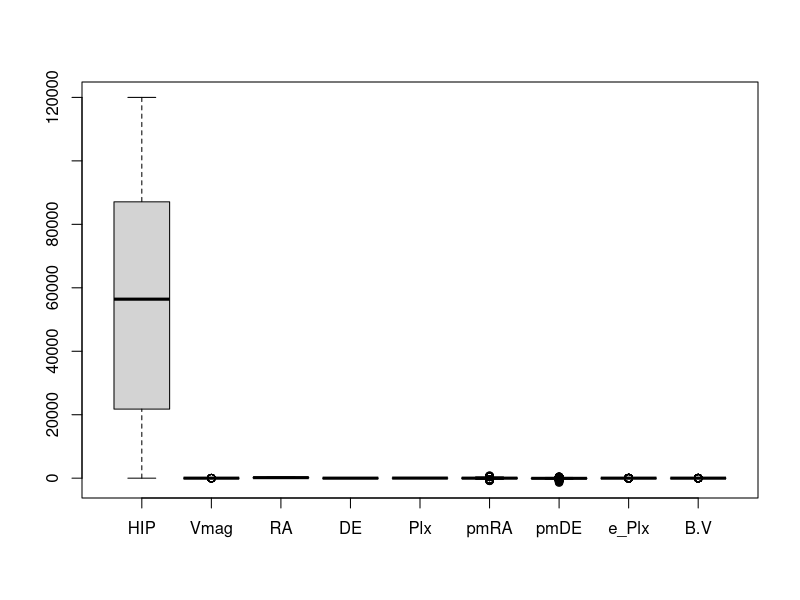
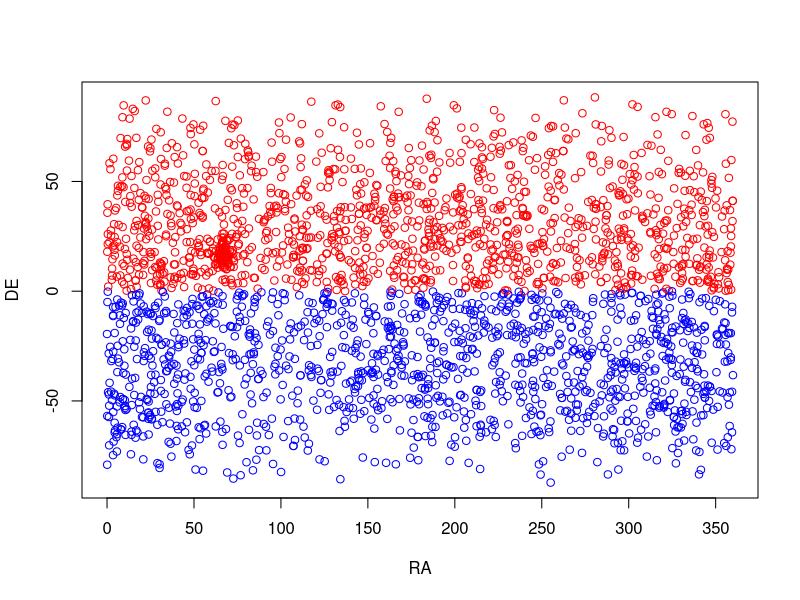
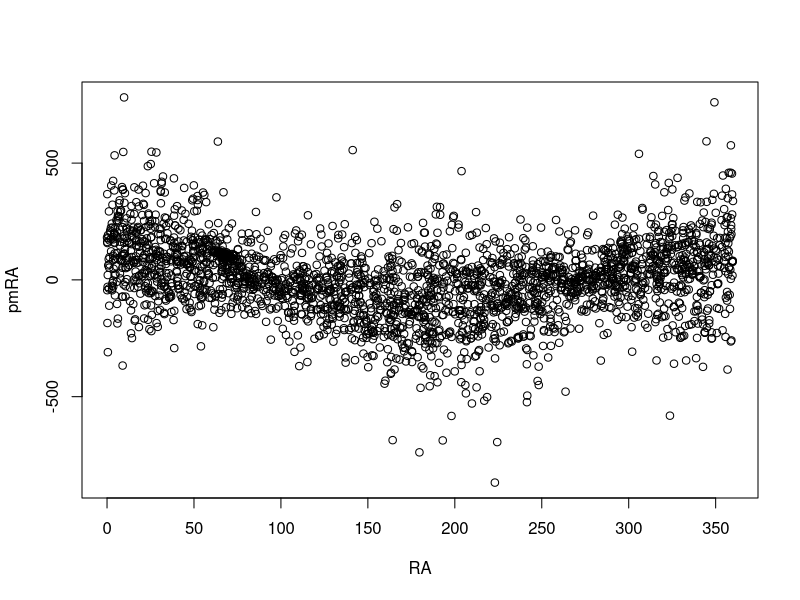
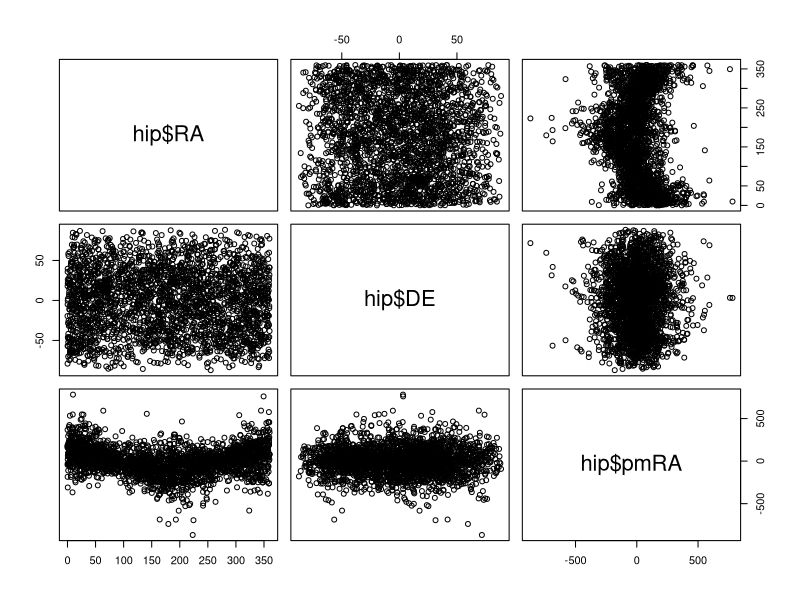

Source code (R) for these figures, in order:
## ---- chunk 1
knitr::opts_chunk$set(echo = TRUE)
## ---- chunk 2
hip  <- read.table("./HIP_star.dat", header=T,fill=T)
## ---- chunk 3
str(hip)
## ---- chunk 4
hip['RA']
## ---- chunk 5
sapply(hip,mean,na.rm=T)
sapply(hip,median,na.rm=T)
## ---- chunk 6
sapply(hip,range,na.rm=T)
## ---- chunk 7
sapply(hip['RA'],var,na.rm=T)
sapply(hip['RA'],sd,na.rm=T)
sapply(hip['RA'],mad,na.rm=T)
## ---- chunk 8
f = function(x) c(median(x), mad(x))  
f(hip[,3])
## ---- chunk 9
apply(hip,2,f)
## ---- chunk 10
quantile(hip['RA'], probs = seq(0,1,0.1), na.rm=T)[2]
quantile(hip['RA'], probs = seq(0,1,0.1), na.rm=T)[6]
## ---- chunk 11
quantile(hip['RA'],na.rm=T)
## ---- chunk 12
 hasNA = function(x) any(is.na(x)) 
apply(hip,2,hasNA)
## ---- chunk 13
min(hip['B.V'])
hip1 = na.omit(hip)
## ---- chunk 14
sapply(hip1,mean)
## ---- chunk 15
boxplot(hip)
## ---- chunk 16
plot(hip$RA,hip$DE,col = ifelse(hip$DE>0,"red","blue"),xlab="RA",ylab="DE")
## ---- chunk 17
plot(hip$RA,hip$pmRA,xlab="RA",ylab="pmRA")
## ---- chunk 18
pairs(~hip$RA+hip$DE+hip$pmRA)
## ---- chunk 19
head(iris)
summary(iris)
